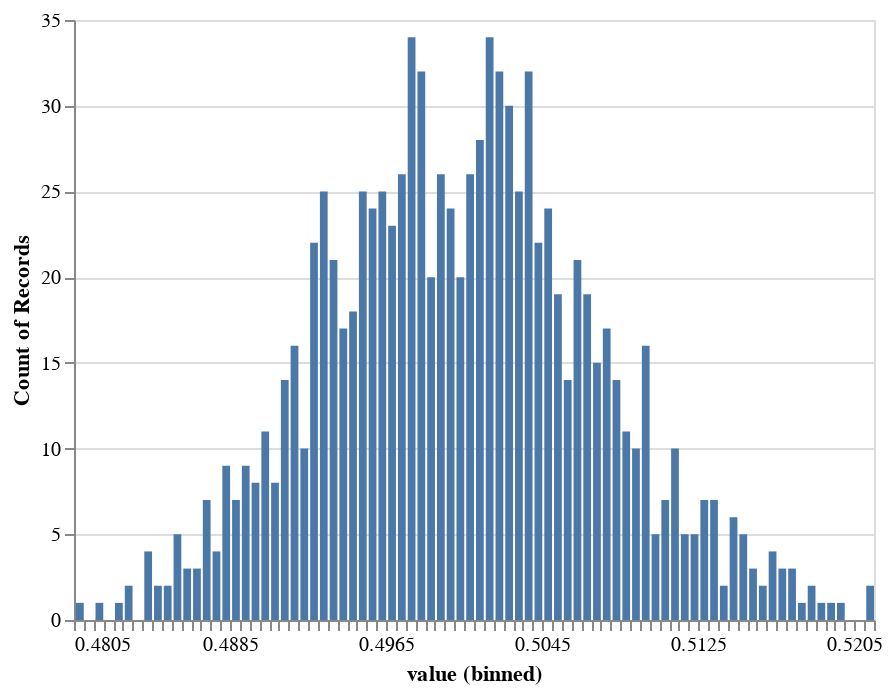

Here is the notebook cell this chart was saved with:
### Code cell
means = []
for y in range(1000):
    values = cosine_dist.rvs(10000)
    mean = scipy.mean(values)
    means.append(mean)
df_values = pandas.DataFrame({"value": means})
plot = altair.Chart(df_values).mark_bar().encode(
    altair.X("value", bin=altair.Bin(maxbins=100)),
    y='count()'
)
plot

### Figure 1 — Vega-Lite specification as saved in the notebook (floating-point values rounded to 4 significant figures; data arrays with more than 128 entries replaced by an {"elided": "..."} marker saying what was removed)
{"config": {"view": {"continuousWidth": 400, "continuousHeight": 300}}, "data": {"name": "data-d2701d85bf950df0190ed14d6afe81d0"}, "mark": "bar", "encoding": {"x": {"type": "quantitative", "bin": {"maxbins": 100}, "field": "value"}, "y": {"type": "quantitative", "aggregate": "count"}}, "$schema": "https://vega.github.io/schema/vega-lite/v4.8.1.json", "datasets": {"data-d2701d85bf950df0190ed14d6afe81d0": {"elided": "1000 records"}}}
